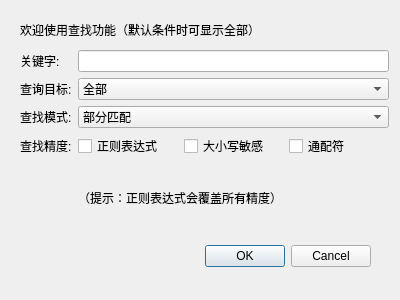
<?xml version="1.0" encoding="UTF-8"?>
<ui version="4.0">
 <class>FilterDialog</class>
 <widget class="QDialog" name="FilterDialog">
  <property name="geometry">
   <rect>
    <x>0</x>
    <y>0</y>
    <width>400</width>
    <height>300</height>
   </rect>
  </property>
  <property name="windowTitle">
   <string>Dialog</string>
  </property>
  <widget class="QDialogButtonBox" name="buttonBox">
   <property name="geometry">
    <rect>
     <x>30</x>
     <y>240</y>
     <width>341</width>
     <height>32</height>
    </rect>
   </property>
   <property name="orientation">
    <enum>Qt::Horizontal</enum>
   </property>
   <property name="standardButtons">
    <set>QDialogButtonBox::Cancel|QDialogButtonBox::Ok</set>
   </property>
  </widget>
  <widget class="QWidget" name="gridLayoutWidget">
   <property name="geometry">
    <rect>
     <x>20</x>
     <y>50</y>
     <width>369</width>
     <height>181</height>
    </rect>
   </property>
   <layout class="QGridLayout" name="gridLayout">
    <item row="2" column="1">
     <widget class="QComboBox" name="TypeBox">
      <item>
       <property name="text">
        <string>部分匹配</string>
       </property>
      </item>
      <item>
       <property name="text">
        <string>前缀匹配</string>
       </property>
      </item>
      <item>
       <property name="text">
        <string>后缀匹配</string>
       </property>
      </item>
     </widget>
    </item>
    <item row="1" column="0">
     <widget class="QLabel" name="label_4">
      <property name="text">
       <string>查询目标:</string>
      </property>
     </widget>
    </item>
    <item row="1" column="1">
     <widget class="QComboBox" name="TargetBox">
      <item>
       <property name="text">
        <string>全部</string>
       </property>
      </item>
      <item>
       <property name="text">
        <string>学号</string>
       </property>
      </item>
      <item>
       <property name="text">
        <string>姓名</string>
       </property>
      </item>
      <item>
       <property name="text">
        <string>性别</string>
       </property>
      </item>
      <item>
       <property name="text">
        <string>出生日期</string>
       </property>
      </item>
      <item>
       <property name="text">
        <string>籍贯</string>
       </property>
      </item>
      <item>
       <property name="text">
        <string>住址</string>
       </property>
      </item>
     </widget>
    </item>
    <item row="0" column="0">
     <widget class="QLabel" name="label">
      <property name="text">
       <string>关键字:</string>
      </property>
     </widget>
    </item>
    <item row="0" column="1">
     <widget class="QLineEdit" name="KeyEdit"/>
    </item>
    <item row="2" column="0">
     <widget class="QLabel" name="label_2">
      <property name="text">
       <string>查找模式:</string>
      </property>
     </widget>
    </item>
    <item row="3" column="0">
     <widget class="QLabel" name="label_3">
      <property name="text">
       <string>查找精度:</string>
      </property>
     </widget>
    </item>
    <item row="3" column="1">
     <layout class="QHBoxLayout" name="horizontalLayout">
      <item>
       <widget class="QCheckBox" name="RegxBox">
        <property name="text">
         <string>正则表达式</string>
        </property>
       </widget>
      </item>
      <item>
       <widget class="QCheckBox" name="CaseBox">
        <property name="text">
         <string>大小写敏感</string>
        </property>
       </widget>
      </item>
      <item>
       <widget class="QCheckBox" name="WildBoix">
        <property name="text">
         <string>通配符</string>
        </property>
       </widget>
      </item>
     </layout>
    </item>
    <item row="4" column="1">
     <widget class="QLabel" name="label_5">
      <property name="text">
       <string>（提示：正则表达式会覆盖所有精度）</string>
      </property>
     </widget>
    </item>
   </layout>
  </widget>
  <widget class="QLabel" name="label_6">
   <property name="geometry">
    <rect>
     <x>20</x>
     <y>10</y>
     <width>311</width>
     <height>41</height>
    </rect>
   </property>
   <property name="styleSheet">
    <string notr="true">font: 9pt &quot;幼圆&quot;;</string>
   </property>
   <property name="text">
    <string>&lt;html&gt;&lt;head/&gt;&lt;body&gt;&lt;p&gt;欢迎使用查找功能（默认条件时可显示全部）&lt;/p&gt;&lt;/body&gt;&lt;/html&gt;</string>
   </property>
  </widget>
 </widget>
 <resources/>
 <connections>
  <connection>
   <sender>buttonBox</sender>
   <signal>accepted()</signal>
   <receiver>FilterDialog</receiver>
   <slot>accept()</slot>
   <hints>
    <hint type="sourcelabel">
     <x>248</x>
     <y>254</y>
    </hint>
    <hint type="destinationlabel">
     <x>157</x>
     <y>274</y>
    </hint>
   </hints>
  </connection>
  <connection>
   <sender>buttonBox</sender>
   <signal>rejected()</signal>
   <receiver>FilterDialog</receiver>
   <slot>reject()</slot>
   <hints>
    <hint type="sourcelabel">
     <x>316</x>
     <y>260</y>
    </hint>
    <hint type="destinationlabel">
     <x>286</x>
     <y>274</y>
    </hint>
   </hints>
  </connection>
 </connections>
</ui>
